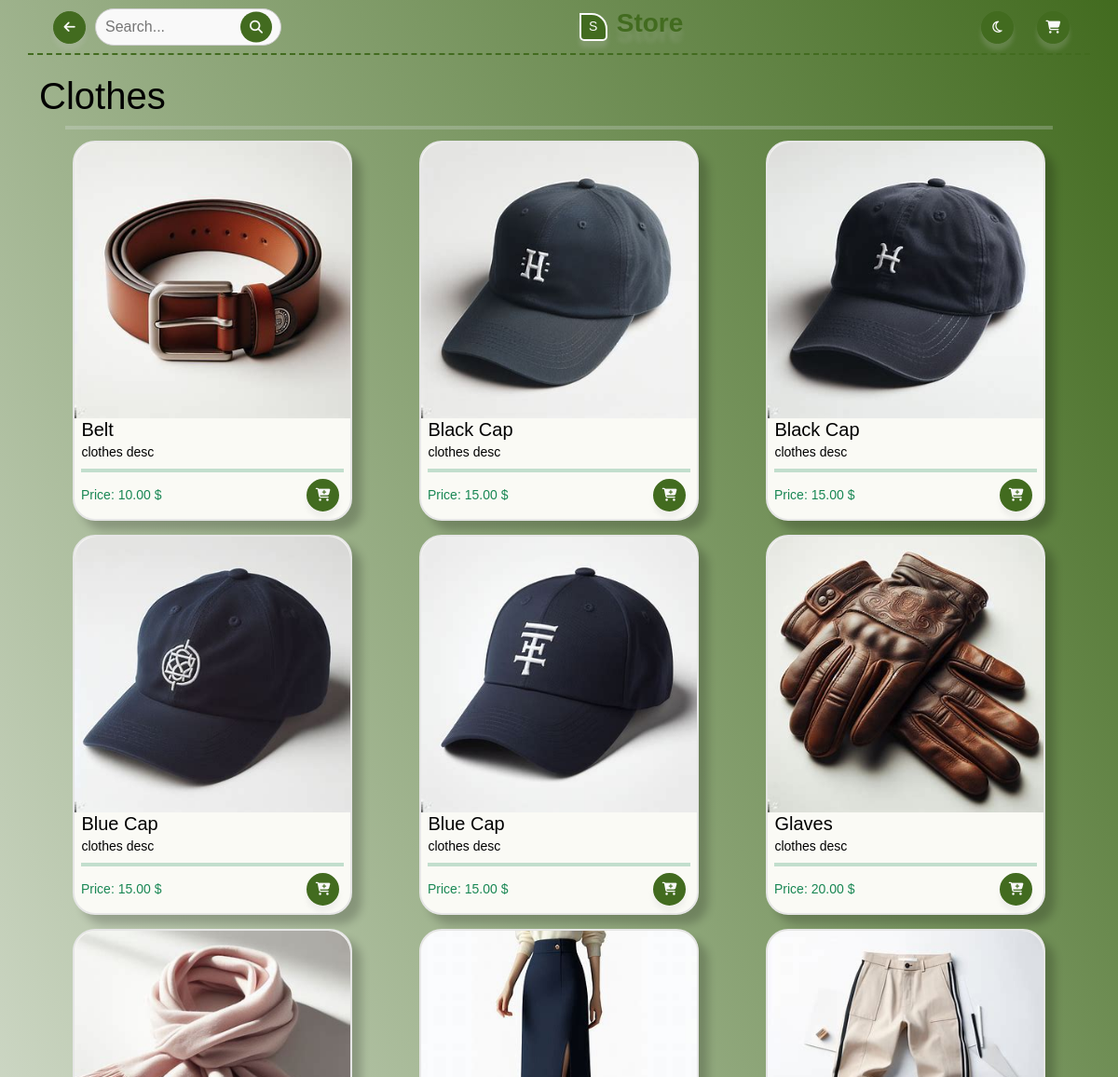
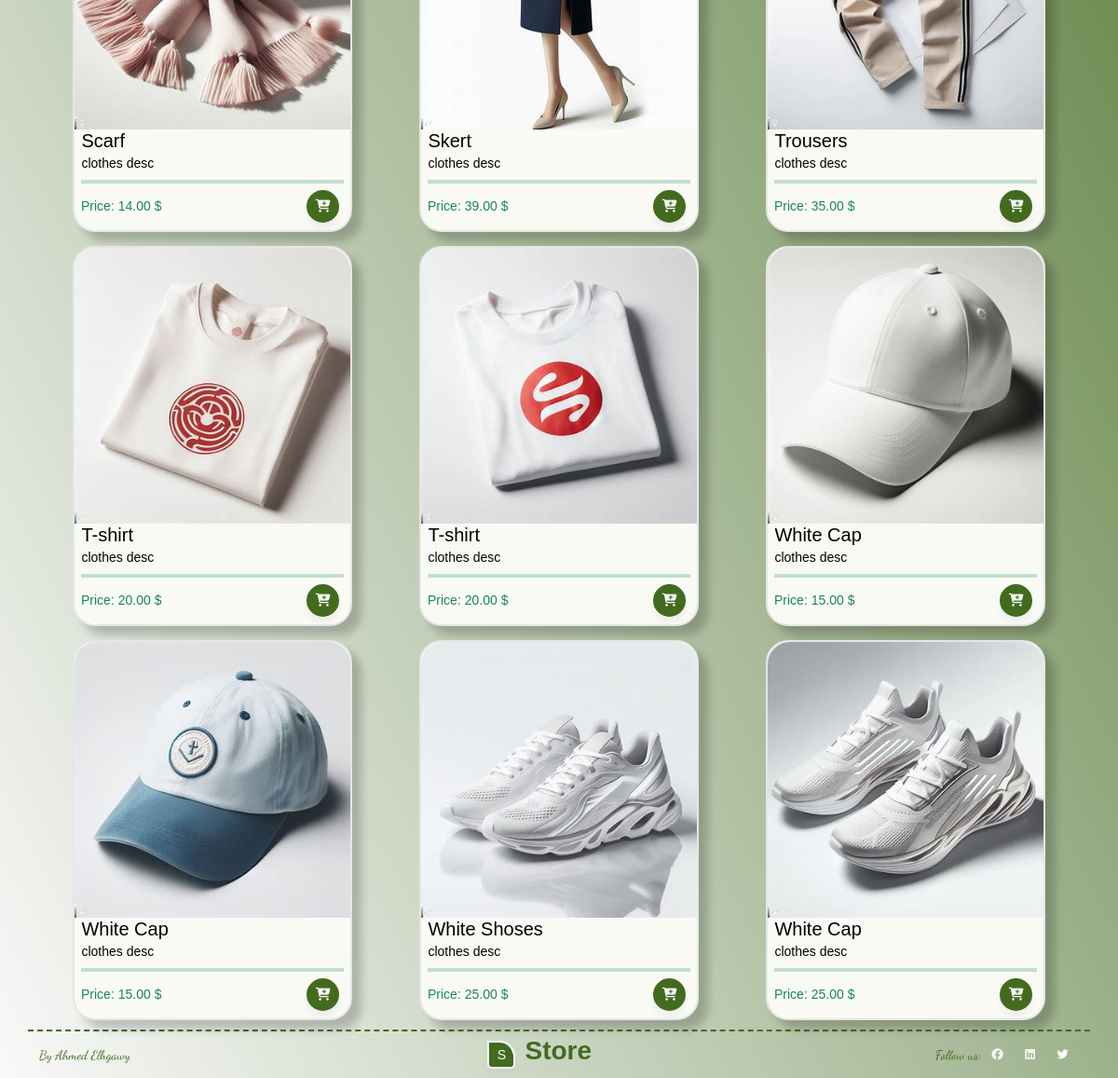
/store/clothes/ (signed in), run on the app's committed database (2 pictures, top to bottom).
### store/models.py (models this page shows, shortened)
class Product(models.Model):
    name = models.CharField(max_length=20)
    desc = models.CharField(max_length=255)
    image = models.CharField(max_length=30)
    price = models.DecimalField(max_digits=10, decimal_places=2)
    product_class = models.ForeignKey(ProductClass, on_delete=models.CASCADE)
    def add_to_cart(self):
        return reverse('add', kwargs={'id': self.id})

### store/views.py (the view)
# urls.py: path('store/clothes/', clothesStore, name='clothes'),
@login_required(login_url='/accounts/login/')
def clothesStore(request):
    clothes = Product.objects.filter(product_class__product_class__contains='Clothes')
    context = {
        'class_4': clothes
    }
    return render(request, 'store/clothes.htm', context=context)

### store/templates/store/clothes.htm (shortened to what this page needs)
{% load static %}
<!DOCTYPE html>
<html lang="en">
<head>
    <link href="https://cdn.jsdelivr.net/npm/bootstrap@5.3.2/dist/css/bootstrap.min.css" rel="stylesheet">
    <link rel="stylesheet" href="{% static 'store/css/style.css' %}">
</head>
<body>
    <div class="container container-1">
        <div class="left">
            <section class="section sec">
                <a href="{% url 'store' %}"><i class="fa-solid fa-arrow-left"></i></a>
            </section>
            <div class="search-container">
                <input type="text" class="search-bar" placeholder="Search...">
                <button class="search-button"><i class="fas fa-search"></i></button>
            </div>
        </div>
        <div class="middle">
            <section class="section">
                <div class="text-block">S</div>
            </section>
            <h2 class="heading">Store</h2>
        </div>
        <div class="right">
            <section class="section sec dark-mode">
                <a href="#"><i class="fa-regular fa-moon"></i></a>
            </section>
            <section class="section sec">
                <a href="{% url 'cart' %}"><i class="fa-solid fa-cart-shopping"></i></a>
            </section>
        </div>
    </div>
    <div class="container">
        <div class="label">
            <h2>Clothes</h2>
        </div>
        <hr class="hr border border-2"></hr>
        <div class="container">
            <div class="row" id="class">
                {% for i in class_4 %}
                <div class="col">
                    <div class="class-card">
                        <img class="class-image" src="{% static 'store/images/'|add:i.image %}" alt="product image">
                        <div class="div-block-2">
                            <h5 class="class-product-name">{{i.name}}</h5>
                            <div class="class-product-desc">{{i.desc}}</div>
                        </div>
                        <hr class="border border-2 border-success"></hr>
                        <div class="div-block">
                            <div class="class-price">Price: {{i.price}} $</div>
                            <div class="add-to-cart"><a href="{{i.add_to_cart}}"><i class="fa-solid fa-cart-plus"></i></a></div>
                        </div>
                    </div>
                </div>
                {% endfor %}
            </div>
        </div>
    </div>
    <div class=" container container-3">
        <div class="right">
            <p class="signture">By Ahmed Elhgawy</p>
        </div>
        <div class="middle last-middle">
            <section class="section">
                <div class="text-block">S</div>
            </section>
            <h2 class="heading foot">Store</h2>
        </div>
        <div class="left social">
            <div>
                <p class="signture">Follow us: </p>
            </div>
            <div class="bottom">
                <section class="section sec social-media">
                    <a href="#"></a>
                </section>
                <section class="section sec social-media">
                    <a href="#"></a>
                </section>
                <section class="section sec social-media">
                    <a href="#"></a>
                </section>
            </div>
        </div>
    </div>
</body>
</html>

### store/static/store/css/style.css (style rules this page uses)
:root { --green-color: #426B1F; --white-color: #f9f9f9; --black-color: #000000; --active-color: #cccccc; --card-color: #FAFAF5; --border-color: #e6e6e6; --card-sh: 8px 6px 10px 3px rgba(0, 0, 0, 0.2); --box-sh: 0 7px 5px rgba(200, 200, 200, 0.2); --text-sh: 0 11px 5px rgba(200, 200, 200, 0.2); }
body { margin: 0; padding: 0; font-size: 17px; overflow-x: hidden; background: linear-gradient(to top right, var(--white-color) 0%, var(--green-color) 100%); background-repeat: no-repeat; font-family: 'Segoe', Tahoma, Verdana, sans-serif; }
p { font-family: 'Dancing Script', cursive; font-family: 'Poppins', sans-serif; }
a { text-decoration: none; color: var(--white-color); text-align: center; }
h3,h4,h5,h6 { margin: 0; }
div { font-size: 14px; }
.container-1 { width: 100%; flex-direction: row; justify-content: space-between; align-items: center; margin-bottom: 20px; display: flex; border-bottom: 2px dashed var(--green-color); }
.middle { flex-direction: row; justify-content: flex-start; align-items: center; display: flex; }
.heading { color: var(--green-color); display: inline-block; font-size: 28px; text-shadow: var(--text-sh); font-weight: 700; }
.search-container { position: relative; }
.search-bar { padding: 10px; font-size: 16px; height: 40px; border: 1px solid var(--active-color); background-color: var(--white-color); color: var(--green-color); width: 200px; padding-right: 30px; border-radius: 20px; transition: outline-color 0.3s ease; }
.search-button { position: absolute; top: 50%; right: 10px; transform: translateY(-50%); background-color: var(--green-color); color: var(--white-color); border: none; padding: 6px 10px; cursor: pointer; border-radius: 4px; border-radius: 50%; transition: all 0.3s ease-out; }
.section { width: 30px; height: 30px; color: var(--green-color); background-color: var(--green-color); border: 2px solid var(--white-color); border-radius: 0 17px 5px 5px; flex-direction: column; justify-content: center; align-items: center; margin: 10px 10px 10px 0; display: flex; margin-left: 15px; box-shadow: var(--box-sh); }
.text-block { color: var(--white-color); }
.left { flex-direction: row; justify-content: flex-start; align-items: center; display: flex; }
.right { flex-direction: row; justify-content: flex-start; align-items: center; display: flex; }
.section.sec { width: 35px; height: 35px; color: var(--white-color); border: 1px solid var(--green-color); border-radius: 20px; margin-top: 12px; transition: all 0.3s ease; }
.section.sec a { transition: color 0.3s ease; }
hr { width: 85%; margin: auto; }
.container-3 { background-color: transparent; align-items: center; justify-content: space-between; flex-direction: row; display: flex; border-top: 2px dashed var(--green-color); }
.signture { color: var(--green-color); margin: 0; font-family: 'Dancing Script'; }
.foot { color: var(--green-color); }
.social { flex-direction: row; align-items: center; justify-content: center; display: flex; }
.bottom { flex-direction: row; justify-content: space-between; align-items: flex-start; display: flex; }
.section.sec.social-media { background-color: transparent; box-shadow: none; border: none; padding: 1px; margin: 0; }
.label { color: var(--black-color); }
.hr { width: 98%; margin: 0 auto 15px auto; }
.label h2 { font-size: 40px; }
.class-card { width: 300px; height: auto; background-color: var(--card-color); border: 2px solid var(--border-color); border-radius: 24px; box-shadow: 10px 10px 10px rgba(0, 0, 0, 0.2); margin: 5px 5px 10px 5px; transition: all 0.3s ease-in-out; }
.col { justify-content: center; align-items: center; display: flex; }
.class-image { width: 100%; border-radius: 24px 24px 0 0; }
.div-block-2 { width: 95%; margin: 0 auto; }
.class-product-name { margin-bottom: 2px; color: var(--black-color); }
.class-product-desc { color: var(--black-color); }
.border { width: 95%; margin: 7px auto; }
.div-block { flex-direction: row; justify-content: space-between; align-items: center; margin-bottom: 8px; display: flex; }
.class-price { margin-left: 7px; color: var(--bs-success); }
.add-to-cart { width: 35px; height: 35px; background-color: var(--green-color); border: 2px solid var(--green-color); color: var(--white-color); flex-direction: column; justify-content: center; align-items: center; display: flex; border-radius: 50%; margin-right: 12px; box-shadow: var(--box-sh); transition: all 0.3s ease; }

### data on the page
Product: image (picture), name "Belt", desc "clothes desc", price "10.00"
Product: image (picture), name "Black Cap", desc "clothes desc", price "15.00"
Product: image (picture), name "Black Cap", desc "clothes desc", price "15.00"
Product: image (picture), name "Blue Cap", desc "clothes desc", price "15.00"
Product: image (picture), name "Blue Cap", desc "clothes desc", price "15.00"
Product: image (picture), name "Glaves", desc "clothes desc", price "20.00"
Product: image (picture), name "Scarf", desc "clothes desc", price "14.00"
Product: image (picture), name "Skert", desc "clothes desc", price "39.00"
Product: image (picture), name "Trousers", desc "clothes desc", price "35.00"
Product: image (picture), name "T-shirt", desc "clothes desc", price "20.00"
Product: image (picture), name "T-shirt", desc "clothes desc", price "20.00"
Product: image (picture), name "White Cap", desc "clothes desc", price "15.00"
Product: image (picture), name "White Cap", desc "clothes desc", price "15.00"
Product: image (picture), name "White Shoses", desc "clothes desc", price "25.00"
Product: image (picture), name "White Cap", desc "clothes desc", price "25.00"
